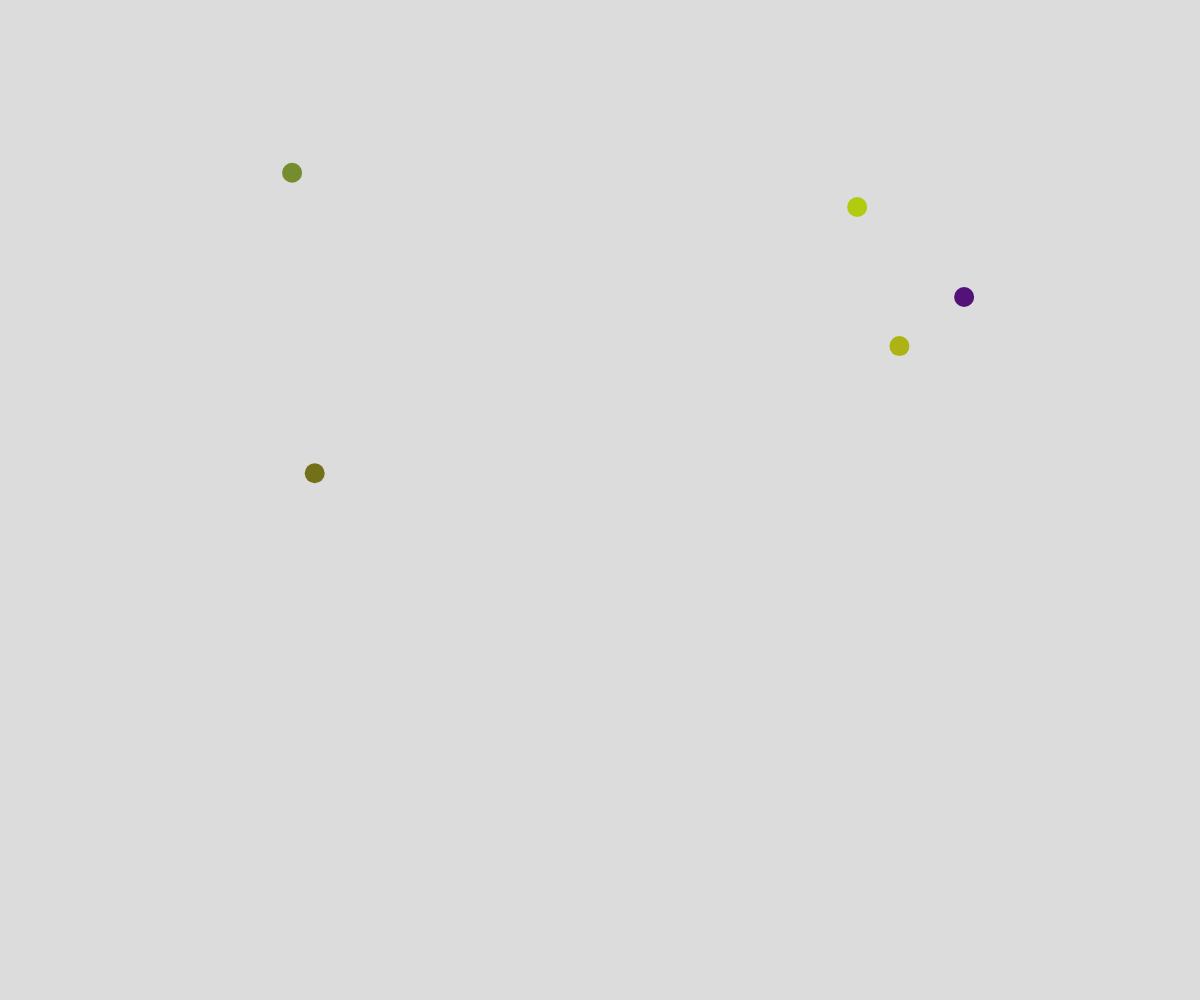
Frame 1 (no input)
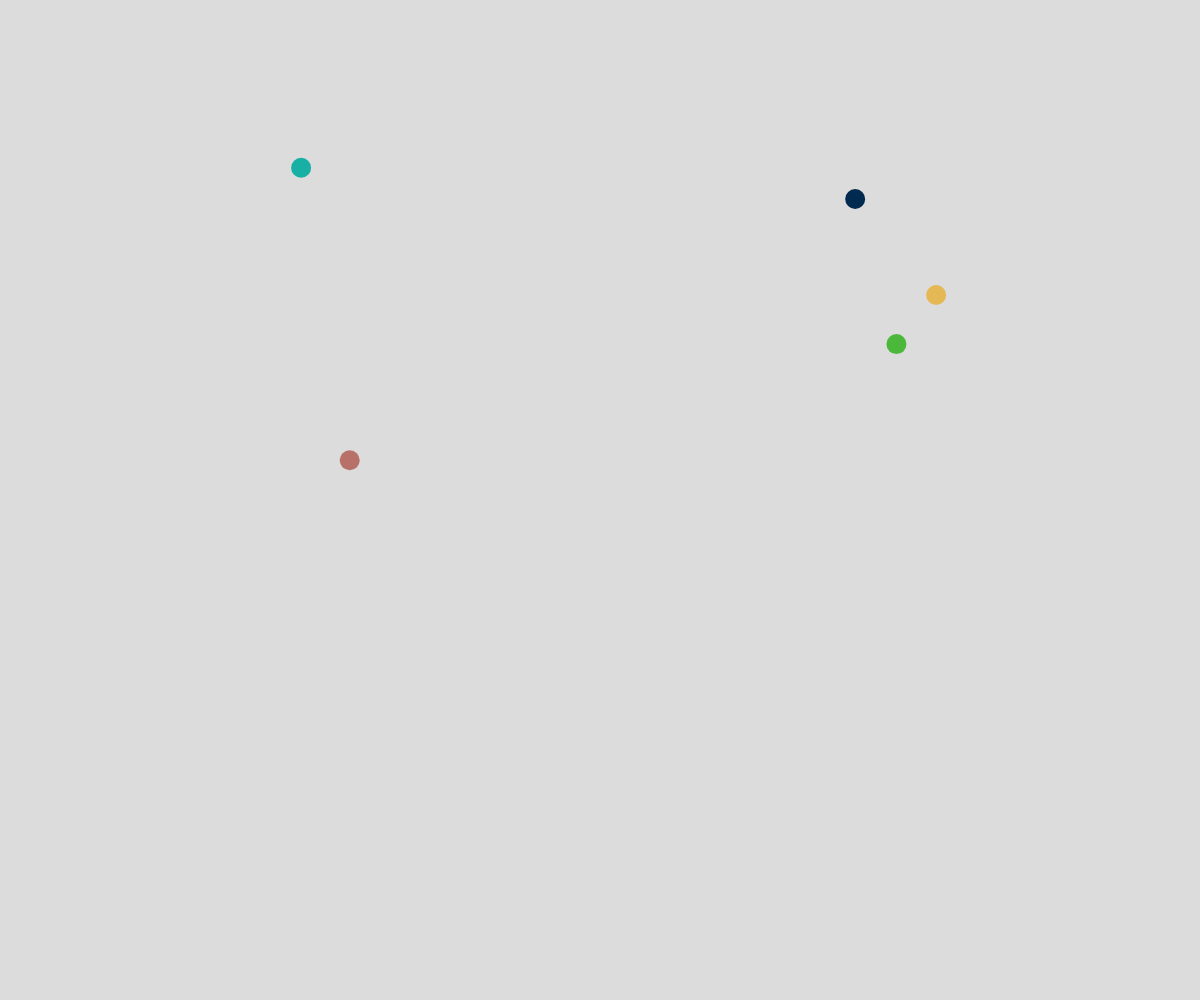
Frame 60 (no input)
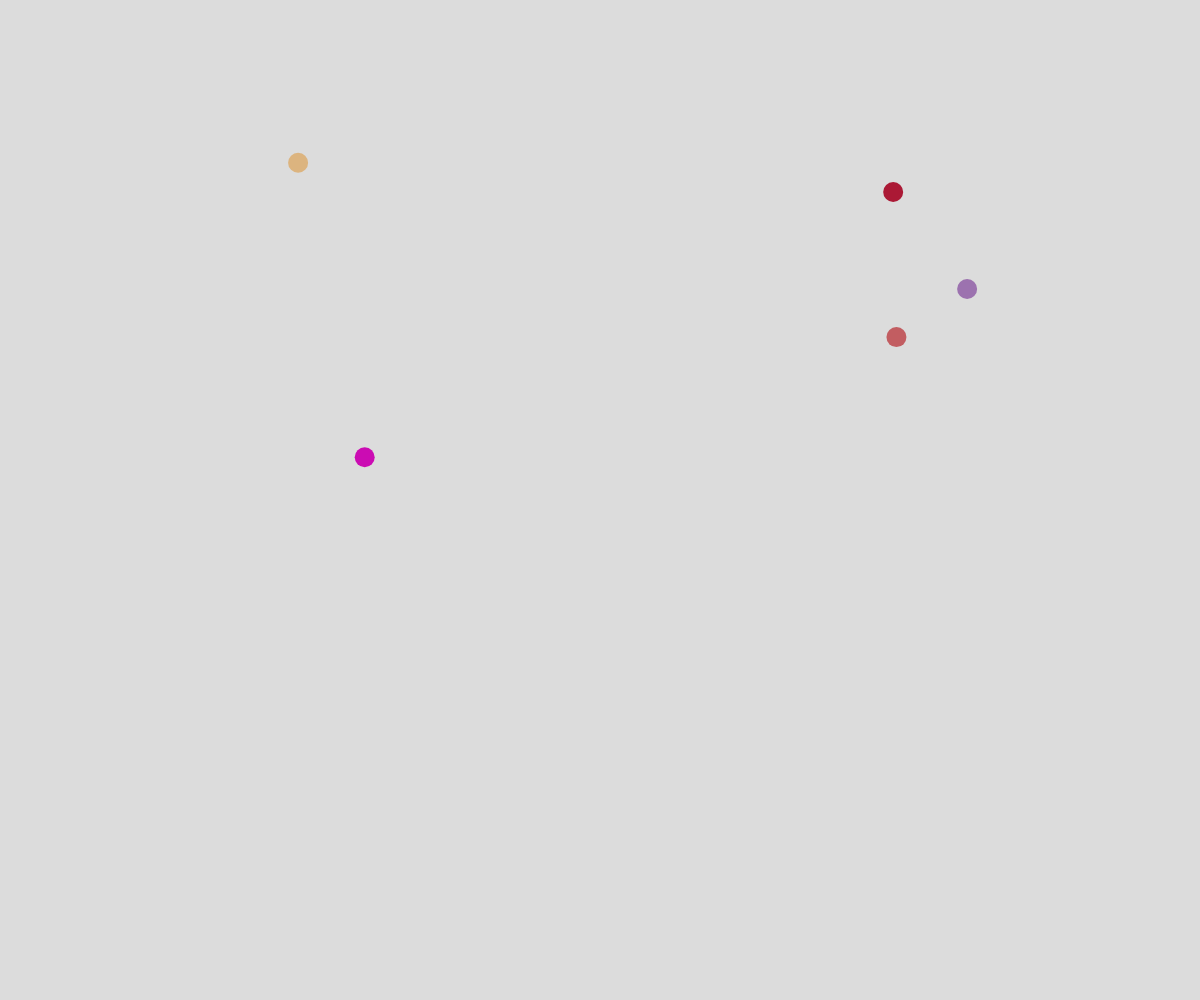
Frame 120 (the mouse pressed at the canvas centre since frame 60)

The p5.js sketch that drew these frames (run headless with seeded random() and noise() and a simulated clock; from frame 60 on, the mouse is pressed at the canvas centre):

// p5.js sketch
// ── sketch.js
let walkers = [];

class Walker{
  constructor(posisiX, posisiY){
    this.x = posisiX;
    this.y = posisiY;
  }
  
  visual(){
    noStroke();
    let c = color(random(255), random(255), random(255));
    fill(c);
    ellipse(this.x, this.y, 20, 20);
  }

  jalan(){
    var stepX = int(random(-5,5));
    var stepY = int(random(-3,3));
    
    this.x = this.x + stepX;
    this.y = this.y + stepY;
  }
}

function setup() {
  createCanvas(windowWidth, windowHeight);
  
  for (let i=0; i<5;i++){
    walkers[i] = new Walker(random(windowWidth), random(windowHeight))
  }
}

function draw() {
  background(220);
  for (let i=0; i<5;i++){
    walkers[i].visual();
    walkers[i].jalan();
  }
}
